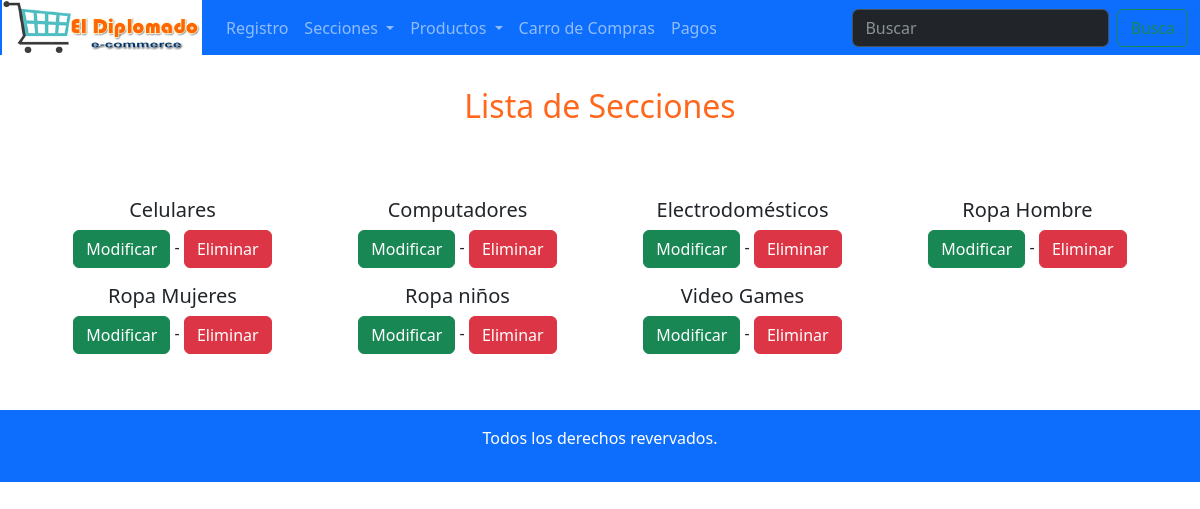
Screenshot of /Secciones/index.php with the database file from the repository.
### tables this page shows
CREATE TABLE IF NOT EXISTS `seccion` (
  `idSeccion` int(11) NOT NULL AUTO_INCREMENT,
  `seccionNombre` varchar(100) NOT NULL,
  PRIMARY KEY (`idSeccion`),
  UNIQUE KEY `seccionNombre` (`seccionNombre`)
);

### config/Database.php (called while the page is built, shortened)
<?php
class Database
{
    public $host = '127.0.0.1';
    public $user = 'root';
    public $pass = 'admin';
    public $db = 'ecommerce';
    function __construct()
    {
        $this->conn = $this->connectToDatabase();
        return $this->conn;
    }
    function connectToDatabase()
    {
        $conn = mysqli_connect($this->host, $this->user, $this->pass, $this->db );
        return $conn;
    }
}
?>

### Secciones/Seccion.php (called while the page is built, shortened)
<?php
    include('../config/Database.php');
    class Seccion{
        public $conn;
        function __construct()
        {
            $db = new Database();
            $this->conn = $db->connectToDatabase();
        }
        function getAll(){
            $sql = " SELECT * FROM Seccion ORDER BY seccionNombre ASC ";
            return mysqli_query($this->conn, $sql);
        }
    }
?>

### Secciones/index.php (the view, shortened to what this page needs)
<?php
    include('Seccion.php');
    $s = new Seccion();
    $allSecciones = $s->getAll();
?>
<!DOCTYPE html>
<html lang="en">
<head>
    <link href="https://cdn.jsdelivr.net/npm/bootstrap@5.3.0-alpha1/dist/css/bootstrap.min.css" rel="stylesheet">
    <link rel="stylesheet" href="../css/productos.css">
</head>
<body>
    <?php include('../Productos/menuProducto.php'); ?>
    <div class="container">
        <h2 class="text-center mb-5">Lista de Secciones</h2>
            <div class="row">
                <?php
                while ($s = mysqli_fetch_object($allSecciones)){
                    echo "<div class='col-3' >";
                    echo " <div class='boder border-info p-2'> ";
                    echo "<h5 class='text-center'>";
                     echo   $s->seccionNombre;
                    echo "</h5>";
                    echo " <div class='text-center' ><a class='btn btn-success ' href='" . "editSeccion.php?idSeccion=$s->idSeccion' > Modificar </a> - <a class='btn btn-danger ' href='" . "deleteSeccion.php?idSeccion=$s->idSeccion' > Eliminar </a> </div>";
                    echo " </div> ";
                    echo "</div>";
                }
                ?>
            </div>
            <br>
    </div>
    <br>
    <footer class="footer">
        <div class="container">
            <div class="row" data-bs-theme="dark">
                <p>Todos los derechos revervados.</p>
            </div>
        </div>
    </footer>
</body>
</html>

### css/productos.css (style rules this page uses)
h2 { color: #ff671c; padding-top: 2rem; padding-bottom: 1rem; }
footer { background-color: #0d6efd; color: white; text-align: center; padding: 1rem; }

### rows the page displays
seccion: seccionNombre "Celulares"
seccion: seccionNombre "Computadores"
seccion: seccionNombre "Electrodomésticos"
seccion: seccionNombre "Ropa Hombre"
seccion: seccionNombre "Ropa Mujeres"
seccion: seccionNombre "Ropa niños"
seccion: seccionNombre "Video Games"
